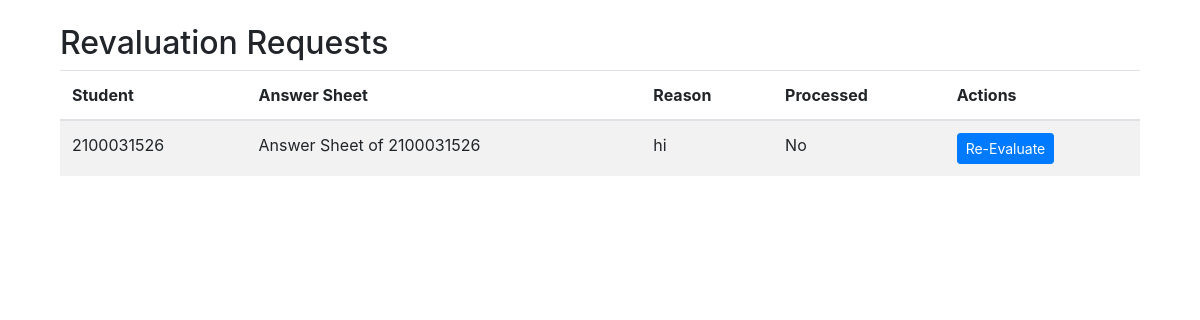
The app's page /teacher/revaluation_requests/ (signed in), older data.
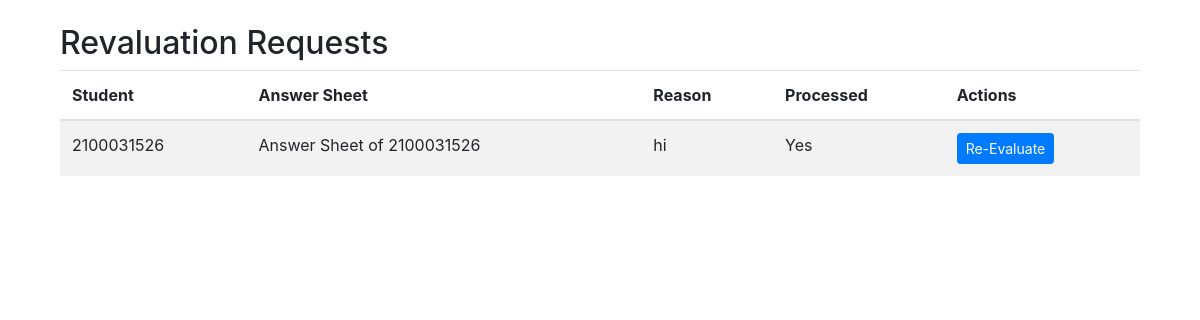
The same page, newer data.
### exam_management/models.py (models this page shows, shortened)
class RevaluationRequest(models.Model):
    student = models.ForeignKey(User, on_delete=models.CASCADE, related_name='revaluation_requests')
    answer_sheet = models.ForeignKey(AnswerSheet, on_delete=models.CASCADE, related_name='revaluation_requests')
    reason = models.TextField()  # Reason for re-evaluation
    is_processed = models.BooleanField(default=False)  # Indicates if the request has been processed
    class Meta:
        unique_together = ('student', 'answer_sheet')  # Ensure only one request per student and answer sheet

class AnswerSheet(models.Model):
    student = models.ForeignKey(User, on_delete=models.CASCADE, related_name='answer_sheets')
    file = models.FileField(upload_to='answer_sheets/')
    is_evaluated = models.BooleanField(default=False)  # Indicates if the paper has been evaluated
    revaluation_requested = models.BooleanField(default=False)  # Indicates if a revaluation request has been made
    created_at = models.DateTimeField(auto_now_add=True)
    def __str__(self):
        return f"Answer Sheet of {self.student.username}"

### exam_management/views.py (the view)
# urls.py: path('teacher/revaluation_requests/', views.view_revaluation_requests, name='view_revaluation_requests'),
@login_required
@user_passes_test(lambda u: u.is_superuser or u.groups.filter(name='Teachers').exists())
def view_revaluation_requests(request):
    if not request.user.is_superuser and not request.user.groups.filter(name='Teachers').exists():
        return redirect('login')
    revaluation_requests = RevaluationRequest.objects.all()
    return render(request, 'exam_management/view_revaluation_requests.html', {'revaluation_requests': revaluation_requests})

### exam_management/templates/exam_management/view_revaluation_requests.html
{% extends "base.html" %}
{% block content %}
<div class="container mt-4">
    <h2>Revaluation Requests</h2>
    {% if revaluation_requests %}
    <table class="table table-striped">
        <thead>
            <tr>
                <th scope="col">Student</th>
                <th scope="col">Answer Sheet</th>
                <th scope="col">Reason</th>
                <th scope="col">Processed</th>
                <th scope="col">Actions</th>
            </tr>
        </thead>
        <tbody>
            {% for request in revaluation_requests %}
            <tr>
                <td>{{ request.student.username }}</td>
                <td>{{ request.answer_sheet }}</td>
                <td>{{ request.reason }}</td>
                <td>{{ request.is_processed|yesno:"Yes,No" }}</td>
                <td>
                    <a href="{% url 'revaluate_answer_sheet' request.answer_sheet.id %}" class="btn btn-primary btn-sm">Re-Evaluate</a>
                </td>
            </tr>
            {% endfor %}
        </tbody>
    </table>
    {% else %}
    <p>No revaluation requests found.</p>
    {% endif %}
</div>
{% endblock %}

### exam_management/templates/base.html (shortened to what this page needs)
<!DOCTYPE html>
<html>
<head>
    <link rel="stylesheet" href="https://stackpath.bootstrapcdn.com/bootstrap/4.5.2/css/bootstrap.min.css">
</head>
<body>
    <div class="container">
        {% block content %}
        {% endblock %}
    </div>
</body>
</html>

Row changes from the older to the newer data that the page shows:
changed RevaluationRequest "hi": is_processed "No" → "Yes"
